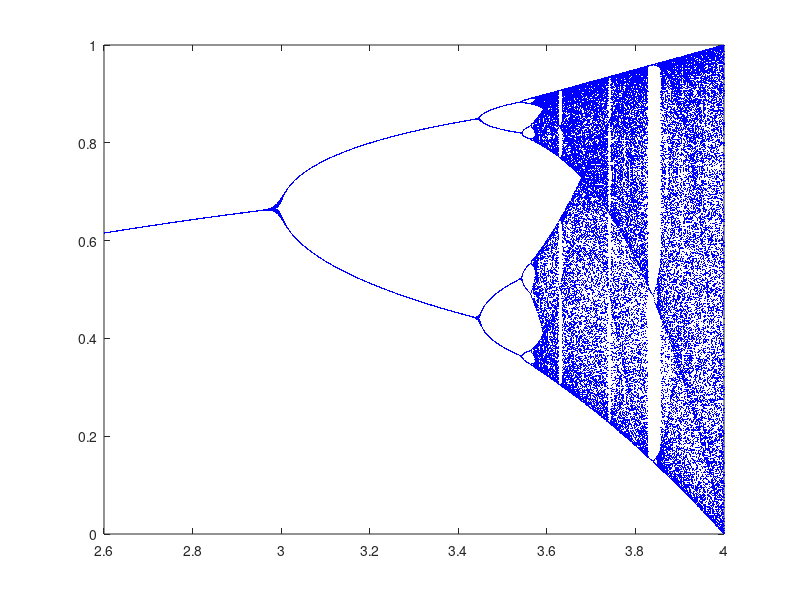

This figure's MATLAB source:
X = zeros( 250,1401) ;
u = 2.6: 0.001: 4;
X( 1,: ) = 0.6;
for j = 2: 250
X( j,: ) = u.* ( X( j -1,: ) -X( j -1,: ).^ 2) ;
end
plot( u,X( 120: 250,: ) ,'b.','markersize',3)